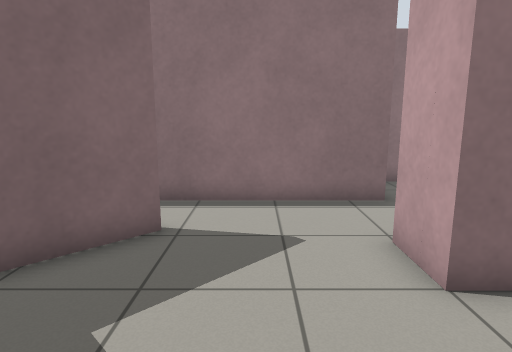
[1] (above)

16 first-person views from a walk through a Gazebo world. The camera is 1.1 m above the floor, tilts 10° down and sees 75° across. The floor is counted in squares, 0.5 m on a side. Each view is taken from the middle of a square. On the plan, view 1 faces up. The plan holds only what a view shows up to about 19 squares ahead; the rest is blank. The robots in the file are not drawn.

[2]
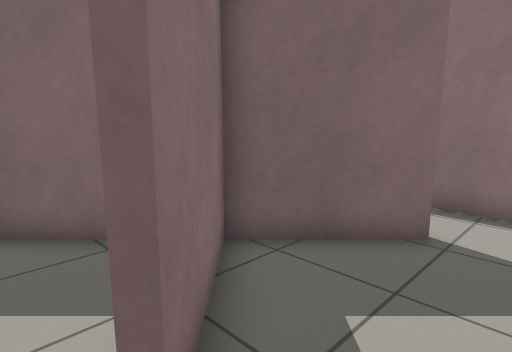

[3]
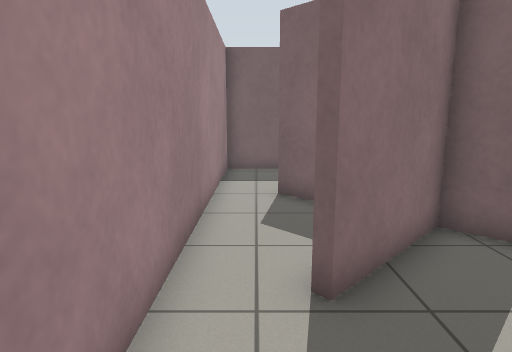

[4]
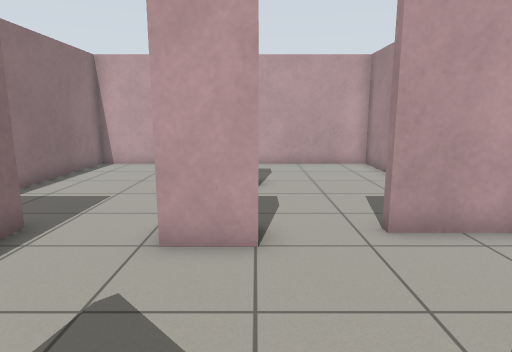

[5]
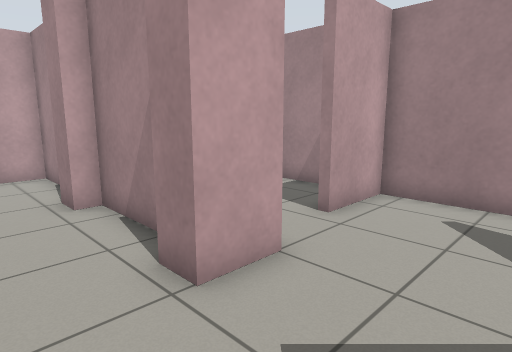

[6]
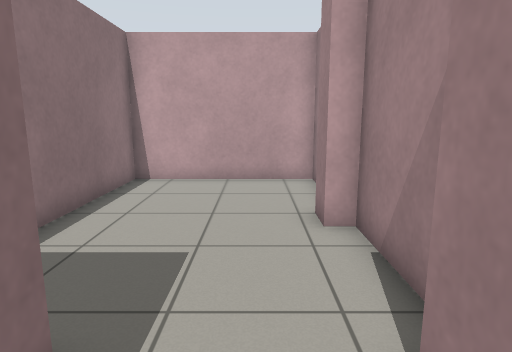

[7]
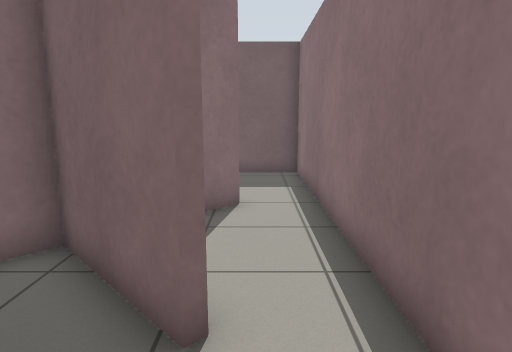

[8]
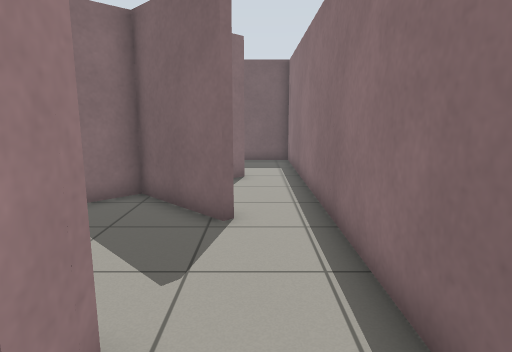

[9]
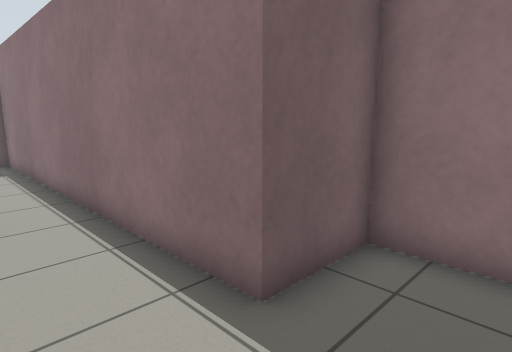

[10]
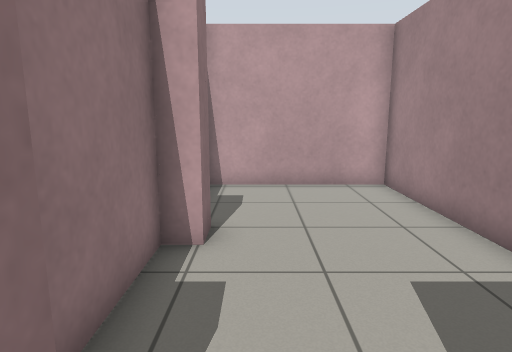

[11]
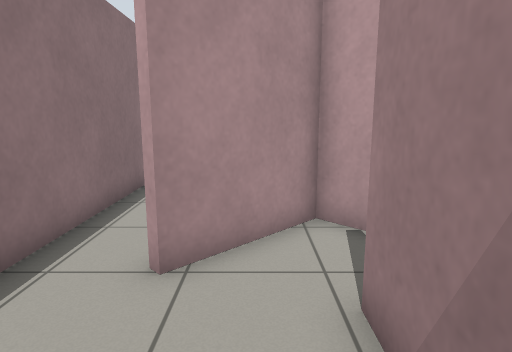

[12]
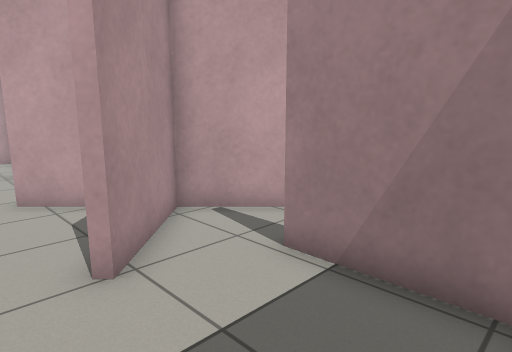

[13]
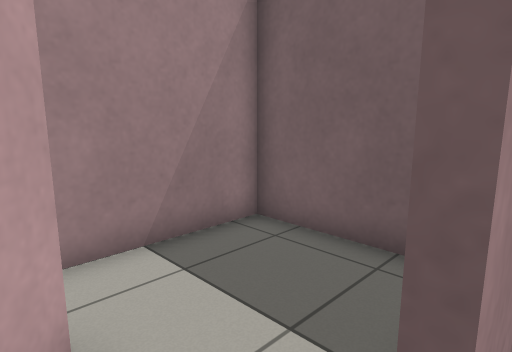

[14]
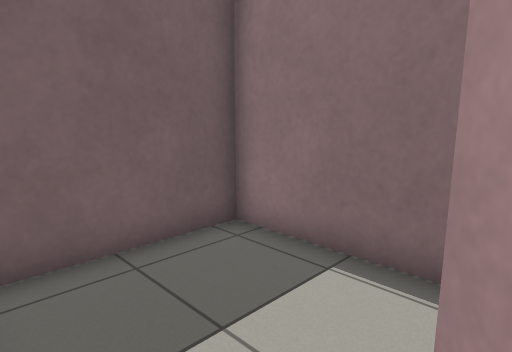

[15]
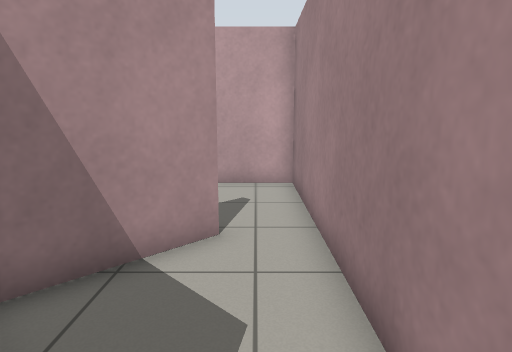

[16]
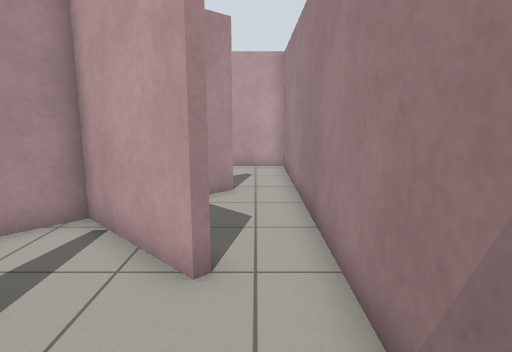

### Floor plan
Points are (right, up) in squares from view 1. A wall is a line through its corners. A room is listed if a view was taken in it or the views show most of it. See-through windows are left out.
Room 1 (views 1, 2, 3)
walls: (-1.9, 0.6) (-4.3, 3.1); (-6, 2.2) (-7.5, 0.6); (-7.6, -1.2) (3.1, -1.2) (3.1, 1.5)
ways out: opening at (0.5, 1) to room 2; opening at (-7, 0) to room 5
Room 2 (views 4, 5, 6, 7, 10)
walls: (-1.8, 6.4) (-4.7, 3.5); (-3.3, 5.3) (-2, 6.6); (2.4, 4) (2.4, 5.7) (3.5, 5.7); (-4.7, 3.9) (-1.7, 0.8); (3.4, 8.7) (-7.6, 8.7); (-7.4, 6.6) (-6.6, 5.8)
ways out: opening at (0.5, 1) to room 1; opening at (3, 7) to room 3; opening at (-7, 7.5) to room 4; opening at (3, 2.5) to room 6
Room 3 (views 8, 9)
walls: (5.5, 11.4) (3.4, 11.4) (3.4, 8.7); (11.1, 5) (12.8, 5) (12.8, 11.4) (7.1, 11.4); (4.6, 5) (7.5, 5) (7.5, 5.7) (8.6, 5.7)
ways out: opening at (3, 7) to room 2
Room 4 (views 11, 12)
walls: (-7.6, 8.7) (-12.3, 8.7) (-12.3, 4.5); (-11.7, 3.8) (-8.5, 3.8); (-6.7, 5.5) (-7.6, 6.4)
ways out: opening at (-7, 7.5) to room 2; opening at (-8, 4) to room 5
Room 5 (views 13, 14, 15, 16)
walls: (-12.3, 2.1) (-12.3, -1.2) (-7.6, -1.2); (-8.5, 3.8) (-8.5, 3.4); (-7.8, 0.8) (-4.7, 3.9); (-4.7, 3.5) (-6.7, 5.5)
ways out: opening at (-7, 0) to room 1; opening at (-8, 4) to room 4
Room 6 (no view inside)
walls: (8.6, 4) (7.5, 4) (7.5, 4.7) (4.4, 4.7); (5.2, -1.2) (12.8, -1.2) (12.8, 4.6); (3.5, 4) (2.4, 4)
ways out: opening at (3, 2.5) to room 2

Positions as (right, up) in squares from view 1, and headings:
1: (0, 0), facing up
2: (0, 0), facing up-left
3: (2, 0), facing left
4: (-3, 4), facing right
5: (-1, 8), facing down-right
6: (1, 7), facing right
7: (1, 7), facing left
8: (5, 7), facing left
9: (6, 6), facing up-left
10: (2, 3), facing right
11: (-12, 5), facing right
12: (-12, 8), facing down-right
13: (-7, 4), facing down-left
14: (-7, 4), facing up-left
15: (-8, 0), facing right
16: (-12, 0), facing right
